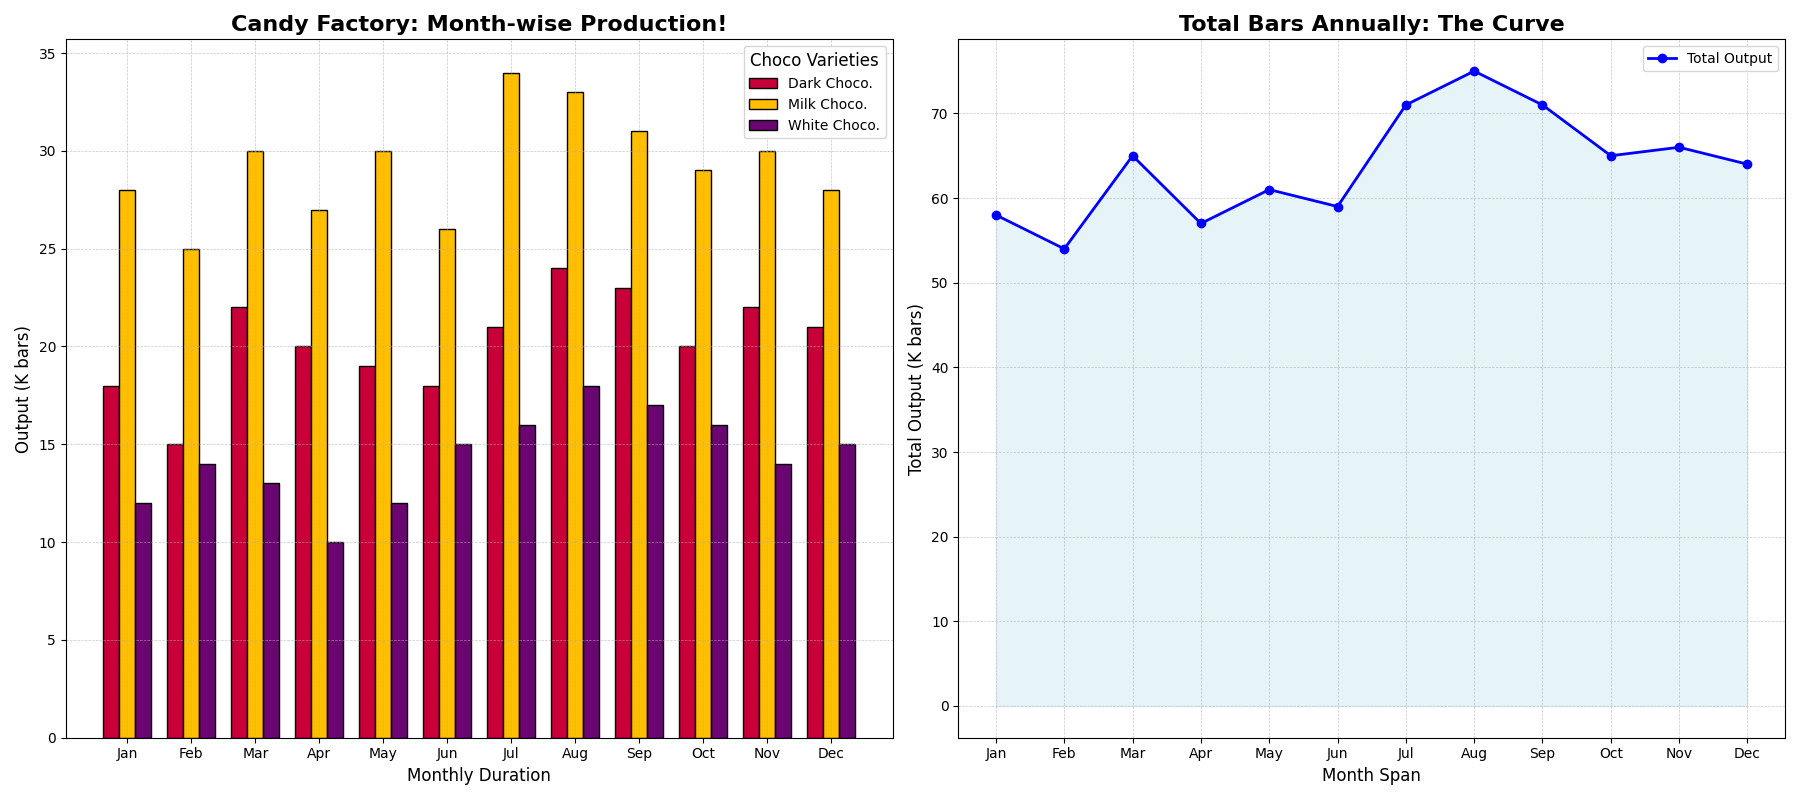

Source code (Python):
import matplotlib.pyplot as plt
import numpy as np

months = ['Jan', 'Feb', 'Mar', 'Apr', 'May', 'Jun', 'Jul', 'Aug', 'Sep', 'Oct', 'Nov', 'Dec']
chocolate_types = ['Dark Chocolate', 'Milk Chocolate', 'White Chocolate']

# Manually altering data while preserving the original structure
dark_chocolate = [18, 15, 22, 20, 19, 18, 21, 24, 23, 20, 22, 21]
milk_chocolate = [28, 25, 30, 27, 30, 26, 34, 33, 31, 29, 30, 28]
white_chocolate = [12, 14, 13, 10, 12, 15, 16, 18, 17, 16, 14, 15]

colors = ['#C70039', '#FFBF00', '#6A0572']

bar_width = 0.25
x = np.arange(len(months))

fig, (ax1, ax2) = plt.subplots(1, 2, figsize=(18, 8))

ax1.bar(x - bar_width, dark_chocolate, width=bar_width, color=colors[0], edgecolor='black', label='Dark Choco.')
ax1.bar(x, milk_chocolate, width=bar_width, color=colors[1], edgecolor='black', label='Milk Choco.')
ax1.bar(x + bar_width, white_chocolate, width=bar_width, color=colors[2], edgecolor='black', label='White Choco.')

ax1.set_xlabel('Monthly Duration', fontsize=12)
ax1.set_ylabel('Output (K bars)', fontsize=12)
ax1.set_title('Candy Factory: Month-wise Production!', fontsize=16, fontweight='bold')
ax1.set_xticks(x)
ax1.set_xticklabels(months)
ax1.legend(title='Choco Varieties', fontsize=10, title_fontsize=12)
ax1.grid(True, which='both', linestyle='--', linewidth=0.5, alpha=0.7)

total_production = np.array(dark_chocolate) + np.array(milk_chocolate) + np.array(white_chocolate)

ax2.plot(months, total_production, marker='o', linestyle='-', color='blue', linewidth=2, markersize=6, label='Total Output')
ax2.fill_between(months, total_production, color='lightblue', alpha=0.3)

ax2.set_xlabel('Month Span', fontsize=12)
ax2.set_ylabel('Total Output (K bars)', fontsize=12)
ax2.set_title('Total Bars Annually: The Curve', fontsize=16, fontweight='bold')
ax2.legend(fontsize=10)
ax2.grid(True, which='both', linestyle='--', linewidth=0.5, alpha=0.7)

plt.tight_layout()
plt.show()
